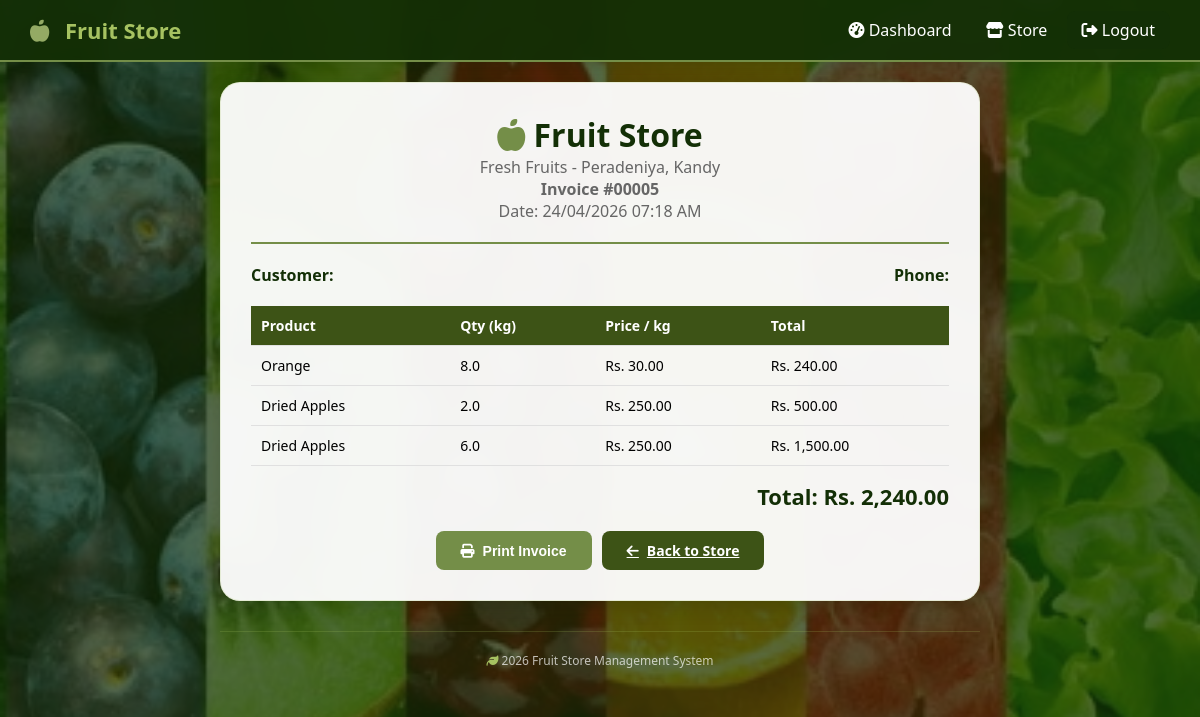
The page /pages/invoice.php?id=5 (signed in) on the database its author committed.
### tables this page shows
CREATE TABLE `invoices` (
  `id` int(11) NOT NULL,
  `invoice_no` varchar(20) NOT NULL,
  `customer_id` int(11) DEFAULT NULL,
  `invoice_date` date NOT NULL,
  `subtotal` decimal(10,2) DEFAULT 0.00,
  `tax` decimal(10,2) DEFAULT 0.00,
  `total` decimal(10,2) DEFAULT 0.00,
  `created_by` int(11) DEFAULT NULL,
  `created_at` timestamp NOT NULL DEFAULT current_timestamp()
);

CREATE TABLE `invoice_items` (
  `id` int(11) NOT NULL,
  `invoice_id` int(11) DEFAULT NULL,
  `product_id` int(11) DEFAULT NULL,
  `quantity` decimal(10,2) DEFAULT 1.00,
  `price` decimal(10,2) NOT NULL,
  `total` decimal(10,2) NOT NULL
);

CREATE TABLE `products` (
  `id` int(11) NOT NULL,
  `name` varchar(100) NOT NULL,
  `category_id` int(11) DEFAULT NULL,
  `price` decimal(10,2) DEFAULT 0.00,
  `stock` decimal(10,2) DEFAULT 0.00,
  `expiry_date` date DEFAULT NULL,
  `min_stock_level` int(11) DEFAULT 10,
  `created_at` timestamp NOT NULL DEFAULT current_timestamp(),
  `product_image` varchar(255) DEFAULT 'default-fruit.png',
  `store_id` int(11) DEFAULT 1,
  `barcode` varchar(50) DEFAULT NULL
);

### pages/invoice.php (the view, shortened to what this page needs)
<?php
require_once __DIR__ . '/../config/database.php';
$invoice_id = isset($_GET['id']) ? intval($_GET['id']) : 0;
$query = "SELECT * FROM invoices WHERE id = $invoice_id";
$result = mysqli_query($conn, $query);
$invoice = mysqli_fetch_assoc($result);
$items = mysqli_query($conn, "SELECT i.*, p.name FROM invoice_items i LEFT JOIN products p ON i.product_id = p.id WHERE i.invoice_id = $invoice_id");
?>
<!DOCTYPE html>
<html>
<head>
    <link rel="stylesheet" href="https://cdnjs.cloudflare.com/ajax/libs/font-awesome/6.4.0/css/all.min.css">
    <link rel="stylesheet" href="../css/style.css">
</head>
<body>
    <div class="navbar">
        <div class="logo"><i class="fas fa-apple-alt"></i> Fruit Store</div>
        <div>
            <a href="dashboard.php"><i class="fas fa-tachometer-alt"></i> Dashboard</a>
            <a href="store.php"><i class="fas fa-store"></i> Store</a>
            <a href="logout.php" class="logout"><i class="fas fa-sign-out-alt"></i> Logout</a>
        </div>
    </div>
    <div class="container">
        <div class="invoice-box">
            <div class="invoice-header">
                <h1><i class="fas fa-apple-alt"></i> Fruit Store</h1>
                <p>Fresh Fruits - Peradeniya, Kandy</p>
                <p><strong>Invoice #<?php echo str_pad($invoice['id'], 5, '0', STR_PAD_LEFT); ?></strong></p>
                <p>Date: <?php echo date('d/m/Y h:i A', strtotime($invoice['created_at'])); ?></p>
            </div>
            <div class="invoice-details">
                <div><strong>Customer:</strong> <?php echo htmlspecialchars($invoice['customer_name']); ?></div>
                <div><strong>Phone:</strong> <?php echo htmlspecialchars($invoice['customer_phone']); ?></div>
            </div>
            <table>
                <thead>
                    <tr>
                        <th>Product</th>
                        <th>Qty (kg)</th>
                        <th>Price / kg</th>
                        <th>Total</th>
                    </tr>
                </thead>
                <tbody>
                    <?php
                    $total = 0;
                    while($item = mysqli_fetch_assoc($items)):
                        $subtotal = $item['quantity'] * $item['price'];
                        $total += $subtotal;
                    ?>
                    <tr>
                        <td><?php echo htmlspecialchars($item['name']); ?></td>
                        <td><?php echo number_format($item['quantity'], 1); ?></td>
                        <td>Rs. <?php echo number_format($item['price'], 2); ?></td>
                        <td>Rs. <?php echo number_format($subtotal, 2); ?></td>
                    </tr>
                    <?php endwhile; ?>
                </tbody>
            </table>
            <div class="total">Total: Rs. <?php echo number_format($total, 2); ?></div>
            <div class="actions">
                <button onclick="window.print()" class="btn btn-print"><i class="fas fa-print"></i> Print Invoice</button>
                <a href="store.php" class="btn btn-back"><i class="fas fa-arrow-left"></i> Back to Store</a>
            </div>
        </div>
        <div class="footer">
            <i class="fas fa-leaf"></i> <?php echo date('Y'); ?> Fruit Store Management System
        </div>
    </div>
</body>
</html>

### css/style.css (style rules this page uses)
:root { --pine-tree: #132F06; --clover: #3D5316; --dilley: #5B7341; --asparagus: #748E48; --green-smoke: #94AA64; --celery: #A6C261; --primary: #3D5316; --primary-dark: #132F06; --primary-light: #5B7341; --success: #748E48; --warning: #94AA64; --info: #A6C261; --white: #FFFFFF; --light-gray: #F5F5F5; --gray: #888888; --dark: #333333; --shadow: rgba(19, 47, 6, 0.2); }
* { margin: 0; padding: 0; box-sizing: border-box; }
body { font-family: 'Segoe UI', Tahoma, Geneva, Verdana, sans-serif; background: var(--light-gray); min-height: 100vh; position: relative; }
body::before { content: ''; position: fixed; top: 0; left: 0; width: 100%; height: 100%; background-image: url('../image/png6.jpeg'); background-size: cover; background-position: center; background-repeat: no-repeat; z-index: -2; }
body::after { content: ''; position: fixed; top: 0; left: 0; width: 100%; height: 100%; background: rgba(19, 47, 6, 0.7); z-index: -1; }
.container { padding: 20px; max-width: 1400px; margin: 0 auto; }
.navbar { background: rgba(19, 47, 6, 0.95); backdrop-filter: blur(10px); padding: 15px 30px; color: white; display: flex; justify-content: space-between; align-items: center; flex-wrap: wrap; box-shadow: 0 2px 15px rgba(19, 47, 6, 0.3); position: sticky; top: 0; z-index: 100; border-bottom: 2px solid var(--asparagus); }
.navbar .logo { font-size: 22px; font-weight: bold; color: var(--celery); }
.navbar .logo i { margin-right: 10px; color: var(--green-smoke); }
.navbar a { color: white; text-decoration: none; padding: 8px 15px; border-radius: 8px; transition: all 0.3s; }
.navbar .logout { background: var(--pine-tree); border-radius: 8px; }
.btn { padding: 10px 25px; border: none; border-radius: 10px; font-weight: 600; cursor: pointer; transition: all 0.3s; display: inline-flex; align-items: center; gap: 8px; font-size: 14px; }
table { width: 100%; border-collapse: collapse; font-size: 14px; }
th { background: var(--clover); color: white; padding: 14px 12px; text-align: left; font-weight: 600; }
td { padding: 12px; border-bottom: 1px solid #e0e0e0; vertical-align: middle; }
.footer { text-align: center; padding: 20px; color: rgba(255,255,255,0.7); font-size: 12px; border-top: 1px solid rgba(166, 194, 97, 0.2); margin-top: 30px; }
.footer i { color: var(--celery); }

### rows shown on the page
invoices: id "00005", created_at "24/04/2026 07:18 AM"
invoice_items: product.name "Orange", quantity "8.0", price "30.00", subtotal "240.00"
invoice_items: product.name "Dried Apples", quantity "2.0", price "250.00", subtotal "500.00"
invoice_items: product.name "Dried Apples", quantity "6.0", price "250.00", subtotal "1,500.00"

### other values the page prints
$total "2,240.00"
